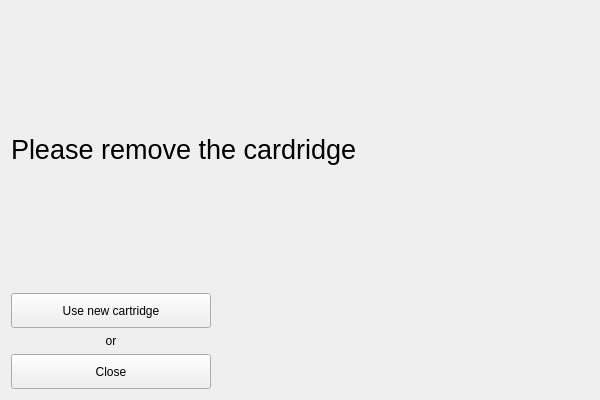
<?xml version="1.0" encoding="UTF-8"?>
<ui version="4.0">
 <class>Form</class>
 <widget class="QWidget" name="Form">
  <property name="geometry">
   <rect>
    <x>0</x>
    <y>0</y>
    <width>600</width>
    <height>400</height>
   </rect>
  </property>
  <property name="minimumSize">
   <size>
    <width>600</width>
    <height>400</height>
   </size>
  </property>
  <property name="windowTitle">
   <string>Form</string>
  </property>
  <layout class="QVBoxLayout" name="verticalLayout" stretch="3,1">
   <item>
    <widget class="QLabel" name="label">
     <property name="font">
      <font>
       <pointsize>20</pointsize>
      </font>
     </property>
     <property name="text">
      <string>Please remove the cardridge</string>
     </property>
    </widget>
   </item>
   <item>
    <layout class="QHBoxLayout" name="horizontalLayout">
     <item>
      <layout class="QVBoxLayout" name="verticalLayout_2">
       <property name="leftMargin">
        <number>0</number>
       </property>
       <item>
        <widget class="QPushButton" name="new_button">
         <property name="minimumSize">
          <size>
           <width>0</width>
           <height>35</height>
          </size>
         </property>
         <property name="text">
          <string>Use new cartridge</string>
         </property>
        </widget>
       </item>
       <item>
        <widget class="QLabel" name="label_2">
         <property name="text">
          <string>or</string>
         </property>
         <property name="alignment">
          <set>Qt::AlignCenter</set>
         </property>
        </widget>
       </item>
       <item>
        <widget class="QPushButton" name="close_button">
         <property name="minimumSize">
          <size>
           <width>200</width>
           <height>35</height>
          </size>
         </property>
         <property name="text">
          <string>Close</string>
         </property>
        </widget>
       </item>
      </layout>
     </item>
     <item>
      <spacer name="horizontalSpacer">
       <property name="orientation">
        <enum>Qt::Horizontal</enum>
       </property>
       <property name="sizeHint" stdset="0">
        <size>
         <width>40</width>
         <height>20</height>
        </size>
       </property>
      </spacer>
     </item>
    </layout>
   </item>
  </layout>
 </widget>
 <resources/>
 <connections/>
</ui>
